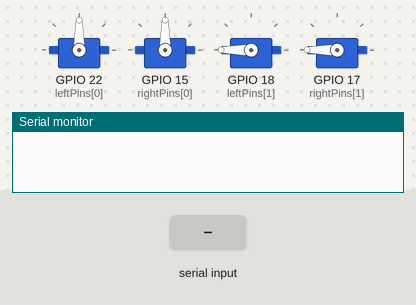
This sketch was run on a simulated ESP32. Shown: 4 × servo, the last lines printed to the serial monitor. The test bench sets the inputs (shaded band).

Above: at 2.6 s.
2.7 s: "L\n" received over Serial
At 3.8 s:
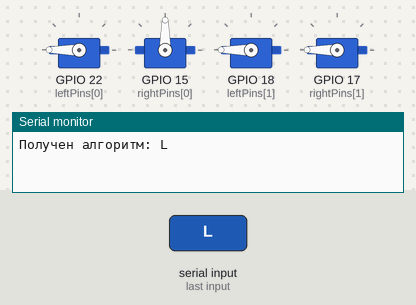
5.7 s: "CLOSE\n" received over Serial
At 6.9 s:
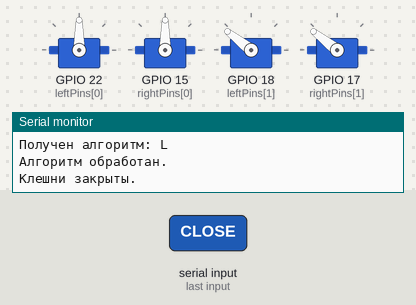
7.3 s: "F\n" received over Serial
At 7.8 s:
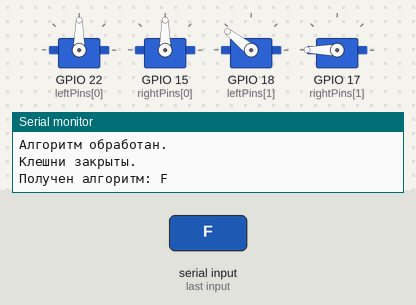
16.3 s: "R\n" received over Serial
At 18.3 s:
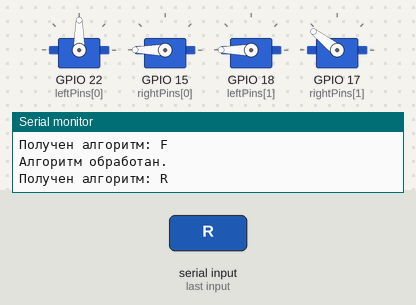
Timing chart, 0 to 29.8 s (numbered marks = the images above; inputs shaded):
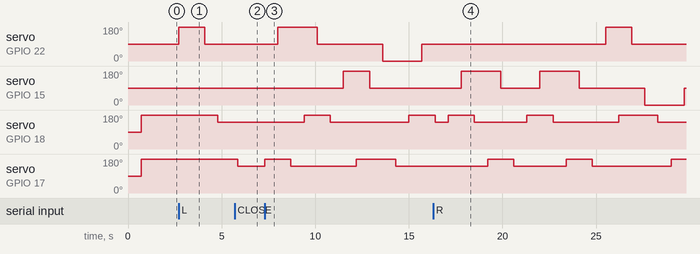

Measured:
- after the input at 2.7 s, servo on GPIO 22 (leftPins[0]): 90° → 180° at once, → 90° 1.4 s later; servo on GPIO 18 (leftPins[1]): 180° → 142° after 2.1 s
- after the input at 5.7 s, servo on GPIO 17 (rightPins[1]): 180° → 142° after 0.15 s
- after the input at 7.3 s, servo on GPIO 22 (leftPins[0]): 90° → 180° after 0.70 s, → 90° 2.1 s later, → 0° 3.5 s later, → 90° 2.1 s later; servo on GPIO 15 (rightPins[0]): 90° → 180° after 4.2 s, → 90° 1.4 s later
- after the input at 16.3 s, servo on GPIO 22 (leftPins[0]): 90° → 180° after 9.2 s, → 90° 1.4 s later; servo on GPIO 15 (rightPins[0]): 90° → 180° after 1.5 s, → 90° 2.1 s later, → 180° 2.1 s later, → 90° 2.1 s later, … (6 changes in this stretch)

The sketch:

sketch_nov1a.ino
```cpp
#include <ESP32Servo.h>

Servo leftServo[2];   // [0] поворот, [1] зажим
Servo rightServo[2];  // [0] поворот, [1] зажим

const int leftPins[2]  = {22, 18};
const int rightPins[2] = {15, 17};

const int CENTER = 90;
const int TURN_CW = 180;
const int TURN_CCW = 0;

const int OPEN_ANGLE = 180;
const int CLOSE_ANGLE = 142; //135

int leftAngle[2]  = {CENTER, OPEN_ANGLE};
int rightAngle[2] = {CENTER, OPEN_ANGLE};

void setup() {
  Serial.begin(115200);

  for (int i = 0; i < 2; i++) {
    leftServo[i].attach(leftPins[i]);
    rightServo[i].attach(rightPins[i]);
  }

  setLeft(0, CENTER);
  setRight(0, CENTER);
  delay(700);
  setLeft(1, OPEN_ANGLE);
  setRight(1, OPEN_ANGLE);
  delay(700);
}

void loop() {
  if (Serial.available() > 0) {
    String algorithm = Serial.readStringUntil('\n');
    algorithm.trim();

    if (algorithm.length() == 0) {
      return;
    }

    // Команда открытия клешней
    if (algorithm == "OPEN") {
      setLeft(0, CENTER);
      setRight(0, CENTER);
      delay(150);
      setLeft(1, OPEN_ANGLE);
      setRight(1, OPEN_ANGLE);
      delay(700);
      Serial.println("Клешни открыты.");
      return;
    }

    // Команда закрытия клешней
    if (algorithm == "CLOSE") {
      setLeft(0, CENTER);
      setRight(0, CENTER);
      delay(150);
      setLeft(1, CLOSE_ANGLE);
      setRight(1, CLOSE_ANGLE);
      delay(700);
      Serial.println("Клешни закрыты.");
      return;
    }

    Serial.print("Получен алгоритм: ");
    Serial.println(algorithm);

    for (int i = 0; i < algorithm.length(); i++) {
      char move = algorithm[i];

      if (move == ' ') {
        continue;
      }

      bool reverse = false;
      int repetitions = 1;

      if (i + 1 < algorithm.length()) {
        if (algorithm[i + 1] == '\'') {
          reverse = true;
          i++;
        } else if (algorithm[i + 1] == '2') {
            repetitions = 2;
            i++;
        }
      }

      for (int j = 0; j < repetitions; j++) {
        if (move == 'L') {
          turnLeft(reverse);
        } else if (move == 'F') {
          turnFront(reverse);
        } else if (move == 'R') {
          turnRight(reverse);
        } else if (move == 'B') {
          turnBack(reverse);
        } else if (move == 'U') {
          turnUp(reverse);
        } else if (move == 'D') {
          turnDown(reverse);
        }
      }

      //delay(700);
    }

    Serial.println("Алгоритм обработан.");
  }
}

void setLeft(int number, int angle) {
  int minAngle = (number == 0) ? 0 : CLOSE_ANGLE;
  leftAngle[number] = constrain(angle, minAngle, 180);
  leftServo[number].write(leftAngle[number]);
}

void setRight(int number, int angle) {
  int minAngle = (number == 0) ? 0 : CLOSE_ANGLE;
  rightAngle[number] = constrain(angle, minAngle, 180);
  rightServo[number].write(rightAngle[number]);
}

void turn_CW_or_CCW_Left(bool CW) {
  int angle;

  if (CW) {
    angle = TURN_CW;
    setRight(1, OPEN_ANGLE);
    delay(700);
  } else {
    angle = TURN_CCW;
  }

  setLeft(0, angle);
  delay(700);
  setRight(1, CLOSE_ANGLE);
  delay(700);
  setLeft(1, OPEN_ANGLE);
  delay(700);
  setLeft(0, CENTER);
  delay(700);
  setLeft(1, CLOSE_ANGLE);
  delay(700);
}

void turn_CW_or_CCW_Right(bool CW) {
  int angle;

  if (CW) {
    angle = TURN_CW;
    setLeft(1, OPEN_ANGLE);
    delay(700);
  } else {
    angle = TURN_CCW;
  }

  setRight(0, angle);
  delay(700);
  setLeft(1, CLOSE_ANGLE);
  delay(700);
  setRight(1, OPEN_ANGLE);
  delay(700);
  setRight(0, CENTER);
  delay(700);
  setRight(1, CLOSE_ANGLE);
  delay(700);
}

void turn_and_return_Right(int turnAngle) {
  setRight(0, turnAngle);
  delay(700);
  setRight(1, OPEN_ANGLE);
  delay(700);
  setRight(0, CENTER);
  delay(700);
}

void turn_and_return_Left(int turnAngle) {
  setLeft(0, turnAngle);
  delay(700);
  setLeft(1, OPEN_ANGLE);
  delay(700);
  setLeft(0, CENTER);
  delay(700);
}

void turnLeft(bool reverse) {
  int turnAngle = reverse ? TURN_CCW : TURN_CW;
  turn_and_return_Left(turnAngle);
  setLeft(1, CLOSE_ANGLE);
  delay(700);
}

void turnDown(bool reverse) {
  int turnAngle = reverse ? TURN_CCW : TURN_CW;
  turn_and_return_Right(turnAngle);
  setRight(1, CLOSE_ANGLE);
  delay(700);
}

void turnFront(bool reverse) {
  int turnAngle = reverse ? TURN_CCW : TURN_CW;
  turn_CW_or_CCW_Left(true);
  turn_and_return_Right(turnAngle);
  turn_CW_or_CCW_Left(false);
}

void turnBack(bool reverse) {
  int turnAngle = reverse ? TURN_CCW : TURN_CW;
  turn_CW_or_CCW_Right(true);
  turn_and_return_Left(turnAngle);
  turn_CW_or_CCW_Right(false);
}

void turnUp(bool reverse) {
  int turnAngle = reverse ? TURN_CCW : TURN_CW;

  turn_CW_or_CCW_Left(true);
  turn_CW_or_CCW_Left(true);

  turn_and_return_Right(turnAngle);

  turn_CW_or_CCW_Left(false);
  setRight(1, OPEN_ANGLE);
  delay(700);
  turn_CW_or_CCW_Left(false);
}

void turnRight(bool reverse) {
  int turnAngle = reverse ? TURN_CCW : TURN_CW;

  turn_CW_or_CCW_Right(true);
  turn_CW_or_CCW_Right(true);

  turn_and_return_Left(turnAngle);

  turn_CW_or_CCW_Right(false);
  setLeft(1, OPEN_ANGLE);
  delay(700);
  turn_CW_or_CCW_Right(false);
}
```
